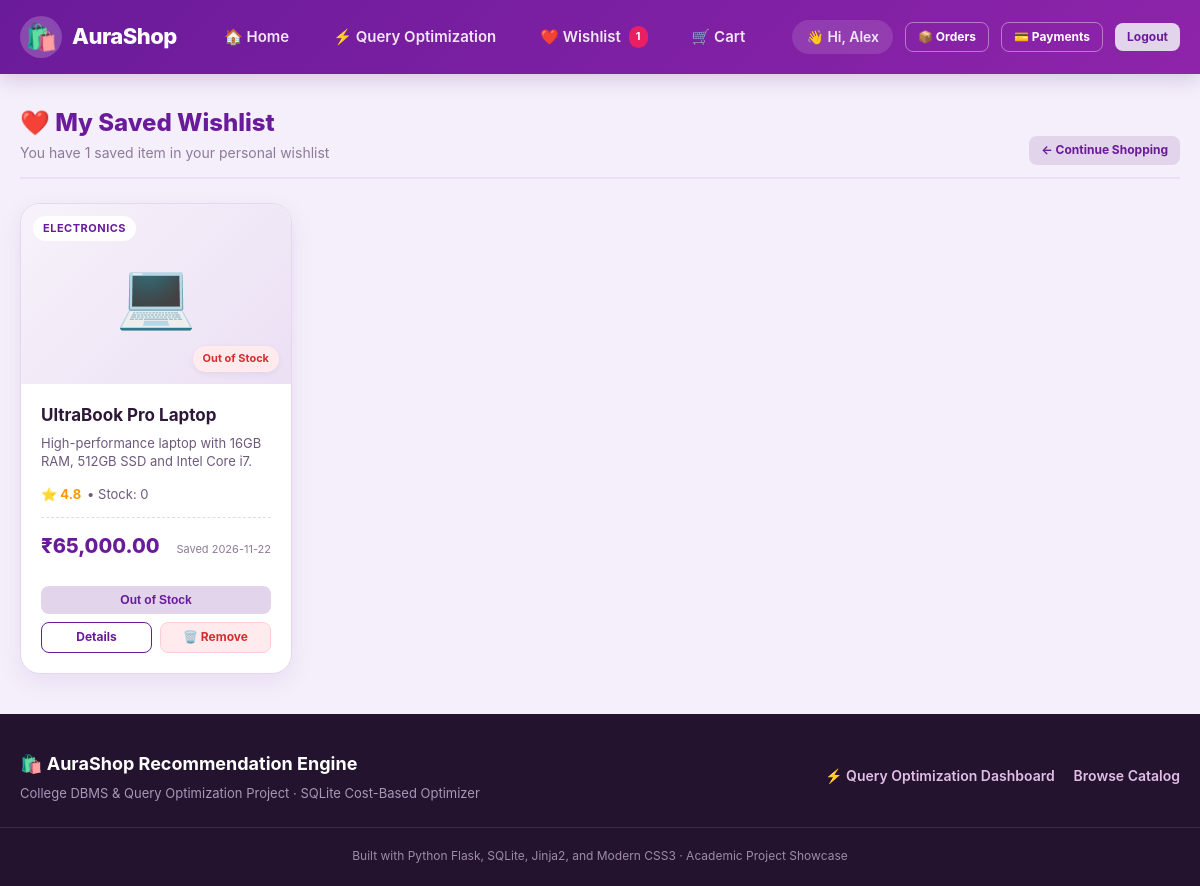
Page /wishlist (signed in) on the committed database.
### tables this page shows
CREATE TABLE users (
                user_id INTEGER PRIMARY KEY AUTOINCREMENT,
                username TEXT,
                full_name TEXT NOT NULL,
                email TEXT UNIQUE NOT NULL,
                password_hash TEXT NOT NULL,
                is_admin INTEGER DEFAULT 0,
                created_at TIMESTAMP DEFAULT CURRENT_TIMESTAMP
            );

CREATE TABLE wishlist (
            wishlist_id INTEGER PRIMARY KEY AUTOINCREMENT,
            user_id INTEGER NOT NULL,
            product_id INTEGER NOT NULL,
            added_at TIMESTAMP DEFAULT CURRENT_TIMESTAMP,
            FOREIGN KEY (user_id) REFERENCES users(user_id) ON DELETE CASCADE,
            FOREIGN KEY (product_id) REFERENCES products(product_id) ON DELETE CASCADE,
            UNIQUE(user_id, product_id)
        );

CREATE TABLE products (
            product_id INTEGER PRIMARY KEY AUTOINCREMENT,
            name TEXT NOT NULL,
            category TEXT NOT NULL,
            price REAL NOT NULL,
            rating REAL DEFAULT 0,
            stock INTEGER DEFAULT 0,
            description TEXT,
            image TEXT
        );

### app.py (the view)
@app.route("/wishlist")
@login_required
def view_wishlist():
    user_id = session["user_id"]
    conn = get_connection()
    wishlist_rows = conn.execute("""
        SELECT w.wishlist_id, w.added_at, p.product_id, p.name, p.category,
               p.price, p.rating, p.stock, p.description, p.image
        FROM wishlist w
        JOIN products p ON w.product_id = p.product_id
        WHERE w.user_id = ?
        ORDER BY w.added_at DESC
    """, (user_id,)).fetchall()
    conn.close()
    items = [dict(row) for row in wishlist_rows]
    return render_template("wishlist.html", wishlist_items=items)

### app.py (called while the page is built)
def login_required(f):
    @wraps(f)
    def decorated_function(*args, **kwargs):
        if "user_id" not in session:
            flash("Please log in to access this page.", "warning")
            return redirect(url_for("login", next=request.url))
        return f(*args, **kwargs)
    return decorated_function

### database.py (called while the page is built)
def get_connection():
    conn = sqlite3.connect(DB_NAME)
    conn.row_factory = sqlite3.Row
    conn.execute("PRAGMA foreign_keys = ON;")
    return conn

### optimizer.py (called while the page is built)
def get_all_categories():
    conn = get_connection()
    rows = conn.execute("SELECT DISTINCT category FROM products ORDER BY category ASC").fetchall()
    conn.close()
    return [r["category"] for r in rows]

### templates/wishlist.html (shortened to what this page needs)
{% extends "base.html" %}
{% block content %}
<div class="container" style="margin-top: 30px;">
    <div class="section-header">
        <div>
            <h1 class="section-title">❤️ My Saved Wishlist</h1>
            <p class="section-subtitle">
                {% if wishlist_items %}
                    You have {{ wishlist_items|length }} saved item{% if wishlist_items|length != 1 %}s{% endif %} in your personal wishlist
                {% else %}
                    Keep track of items you love and move them to your cart whenever you're ready
                {% endif %}
            </p>
        </div>
        <div>
            <a href="{{ url_for('home') }}" class="btn btn-secondary btn-sm">← Continue Shopping</a>
        </div>
    </div>
    {% if wishlist_items %}
        <div class="product-grid" style="margin-bottom: 40px;">
            {% for item in wishlist_items %}
            <div class="product-card">
                <div class="product-image-box">
                    <span>{{ item.image or '🛍️' }}</span>
                    <span class="product-category-tag">{{ item.category }}</span>
                    {% if item.stock > 5 %}
                        <span class="stock-tag stock-in">In Stock</span>
                    {% elif item.stock > 0 %}
                        <span class="stock-tag stock-low">Only {{ item.stock }} left</span>
                    {% else %}
                        <span class="stock-tag stock-out">Out of Stock</span>
                    {% endif %}
                </div>
                <div class="product-content">
                    <h3 class="product-title">
                        <a href="{{ url_for('product_details', product_id=item.product_id) }}" style="color: inherit; text-decoration: none;">
                            {{ item.name }}
                        </a>
                    </h3>
                    <p class="product-desc">{{ item.description }}</p>
                    <div class="product-rating">
                        <span class="star-rating">⭐ {{ "%.1f"|format(item.rating) }}</span>
                        <span>• Stock: {{ item.stock }}</span>
                    </div>
                    <div class="product-price-row">
                        <div class="product-price">₹{{ "{:,.2f}".format(item.price) }}</div>
                        <span style="font-size: 11px; color: var(--text-muted);">Saved {{ item.added_at.split(' ')[0] if item.added_at else '' }}</span>
                    </div>
                    <div style="display: flex; flex-direction: column; gap: 8px; margin-top: 10px;">
                        {% if item.stock > 0 %}
                            <a href="{{ url_for('move_to_cart', product_id=item.product_id) }}" class="btn btn-primary btn-block btn-sm">
                                🛒 Move to Cart
                            </a>
                        {% else %}
                            <button class="btn btn-secondary btn-block btn-sm" disabled>Out of Stock</button>
                        {% endif %}
                        <div style="display: grid; grid-template-columns: 1fr 1fr; gap: 8px;">
                            <a href="{{ url_for('product_details', product_id=item.product_id) }}" class="btn btn-outline btn-sm">
                                Details
                            </a>
                            <a href="{{ url_for('remove_from_wishlist', product_id=item.product_id) }}" class="btn btn-danger btn-sm" title="Remove from wishlist">
                                🗑️ Remove
                            </a>
                        </div>
                    </div>
                </div>
            </div>
            {% endfor %}
        </div>
    {% endif %}
</div>
{% endblock %}

### templates/base.html (shortened to what this page needs)
<!DOCTYPE html>
<html lang="en">
<head>
    <link rel="stylesheet" href="{{ url_for('static', filename='css/style.css') }}">
</head>
<body>
    <header class="site-header">
        <nav class="navbar">
            <a href="{{ url_for('home') }}" class="brand-logo">
                <div class="brand-icon">🛍️</div>
                <span>AuraShop</span>
            </a>
            <ul class="nav-links">
                <li><a href="{{ url_for('home') }}">🏠 Home</a></li>
                <li><a href="{{ url_for('optimization') }}">⚡ Query Optimization</a></li>
                <li>
                    <a href="{{ url_for('view_wishlist') }}">
                        ❤️ Wishlist
                        {% if wishlist_count > 0 %}
                            <span class="cart-badge" style="background: #e91e63;">{{ wishlist_count }}</span>
                        {% endif %}
                    </a>
                </li>
                <li>
                    <a href="{{ url_for('view_cart') }}">
                        🛒 Cart
                    </a>
                </li>
            </ul>
            <div class="user-nav">
                {% if current_user %}
                    <span class="user-greeting">
                        👋 Hi, {{ current_user.full_name.split(' ')[0] }}
                    </span>
                    <a href="{{ url_for('order_history') }}" class="btn btn-sm btn-outline" style="color: white; border-color: rgba(255,255,255,0.4);">📦 Orders</a>
                    <a href="{{ url_for('payment_history') }}" class="btn btn-sm btn-outline" style="color: white; border-color: rgba(255,255,255,0.4);">💳 Payments</a>
                    <a href="{{ url_for('logout') }}" class="btn btn-sm btn-secondary">Logout</a>
                {% else %}
                    <a href="{{ url_for('login') }}" class="btn btn-sm btn-nav-auth">Sign In</a>
                    <a href="{{ url_for('register') }}" class="btn btn-sm btn-secondary">Register</a>
                {% endif %}
            </div>
        </nav>
    </header>
    <main>
        {% block content %}{% endblock %}
    </main>
    <footer class="site-footer">
        <div class="footer-content">
            <div>
                <div class="footer-brand">🛍️ AuraShop Recommendation Engine</div>
                <p style="font-size: 13px; margin-top: 4px; color: #a996b8;">
                    College DBMS & Query Optimization Project · SQLite Cost-Based Optimizer
                </p>
            </div>
            <div>
                <a href="{{ url_for('optimization') }}" style="color: #e1bee7; text-decoration: none; font-weight: 600; margin-right: 15px;">⚡ Query Optimization Dashboard</a>
                <a href="{{ url_for('home') }}" style="color: #e1bee7; text-decoration: none; font-weight: 600;">Browse Catalog</a>
            </div>
        </div>
        <div class="footer-note">
            Built with Python Flask, SQLite, Jinja2, and Modern CSS3 · Academic Project Showcase
        </div>
    </footer>
</body>
</html>

### rows in the picture
users: full_name "Alex"
wishlist: image "💻", category "ELECTRONICS", name "UltraBook Pro Laptop", description "High-performance laptop with 16GB RAM, 512GB SSD and Intel Core i7.", stock "0", added_at "2026-11-22"
products: rating "4.8", price "65,000.00"

### other values in the picture
{{ wishlist_count }} "1"
{{ wishlist_items|length }} "1"
